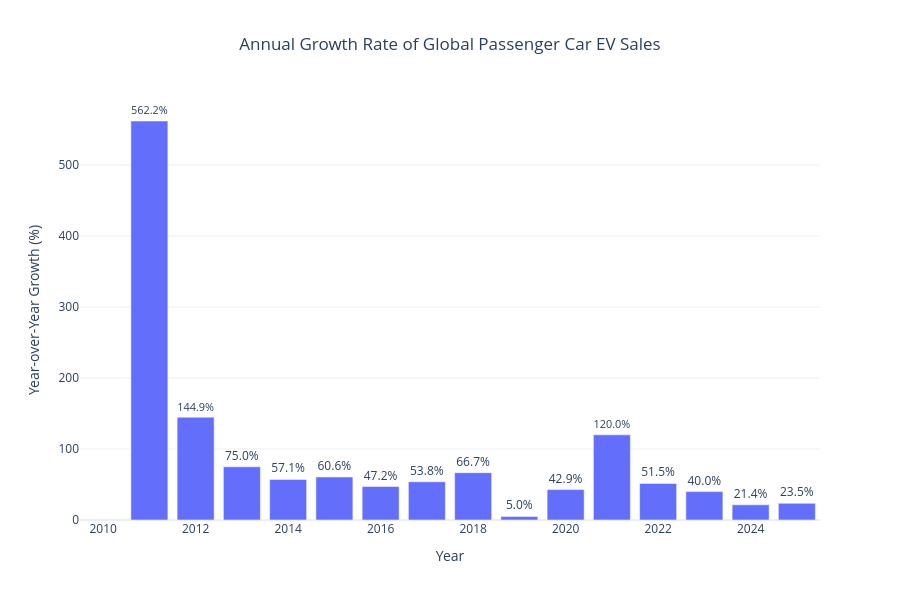

The cell this chart's notebook holds for it:
### Markdown cell above
### Business Insights

**Key observations from the historical passenger car market include:**

- Passenger car EV sales increased from **7,400 vehicles in 2010** to **21 million vehicles in 2025**.

- Global sales expanded by nearly **three orders of magnitude** over the study period.

- The market experienced its fastest acceleration after 2020, reflecting stronger policy support, declining battery costs, and rapid expansion of charging infrastructure.

- The calculated **Compound Annual Growth Rate (69.9%)** indicates exceptionally rapid long-term market growth.

- Despite a gradual reduction in annual growth rates after 2022, total market volume continues to reach new record highs, suggesting a transition from an early adoption phase toward large-scale commercialization.

### Code cell
# ==========================================================
# Year-over-Year Growth
# ==========================================================

growth = sales.copy()

fig = px.bar(

    growth,

    x="year",

    y="YoY Growth (%)",

    text="YoY Growth (%)",

    title="Annual Growth Rate of Global Passenger Car EV Sales",

    template="plotly_white"

)

fig.update_traces(

    texttemplate="%{text:.1f}%",

    textposition="outside"

)

fig.update_layout(

    title_x=0.5,

    height=600,

    xaxis_title="Year",

    yaxis_title="Year-over-Year Growth (%)"

)

fig.show()

### Figure 1 — Plotly figure (JSON) as saved in the notebook; plotly's stock layout.template omitted (floating-point values rounded to 4 significant figures)
{"data": [{"hovertemplate": "year=%{x}<br>YoY Growth (%)=%{text}<extra></extra>", "legendgroup": "", "marker": {"color": "#636efa", "pattern": {"shape": ""}}, "name": "", "orientation": "v", "showlegend": false, "text": [NaN, 562.2, 144.9, 75.0, 57.14, 60.61, 47.17, 53.85, 66.67, 5.0, 42.86, 120.0, 51.52, 40.0, 21.43, 23.53], "textposition": "outside", "texttemplate": "%{text:.1f}%", "type": "bar", "x": [2010, 2011, 2012, 2013, 2014, 2015, 2016, 2017, 2018, 2019, 2020, 2021, 2022, 2023, 2024, 2025], "xaxis": "x", "y": [NaN, 562.2, 144.9, 75.0, 57.14, 60.61, 47.17, 53.85, 66.67, 5.0, 42.86, 120.0, 51.52, 40.0, 21.43, 23.53], "yaxis": "y"}], "layout": {"barmode": "relative", "height": 600, "legend": {"tracegroupgap": 0}, "title": {"text": "Annual Growth Rate of Global Passenger Car EV Sales", "x": 0.5}, "xaxis": {"anchor": "y", "domain": [0, 1], "title": {"text": "Year"}}, "yaxis": {"anchor": "x", "domain": [0, 1], "title": {"text": "Year-over-Year Growth (%)"}}}}
